Frame 1 (no input): blank canvas, image omitted
Frame 60 (no input): blank canvas, image omitted
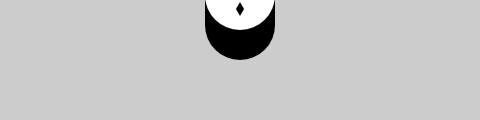
Frame 120 (the mouse pressed at the canvas centre since frame 60)

The p5.js sketch whose frames 1 and 60 were blank and that drew this single picture after the mouse press (run headless with seeded random() and noise() and a simulated clock; from frame 60 on, the mouse is pressed at the canvas centre):

// p5.js sketch
// ── sketch.js
/**
 * From "Getting Started With p5.js" p. 145
 * Credits goeas to Casey Reas and Lauren McCarthy
 **/
function setup() {
    createCanvas(480, 120);
}

function draw() {
    background(204);
    owl(mouseX, mouseY);
    //owl(180, 110);
    //owl(250, 110);
    //owl(320, 110);
  //  owl(390, 110);

}

function owl(x, y) {
    push();
    translate(x, y);
    stroke(0);
    strokeWeight(70);
    line(0, -35, 0, -65); // Body
    noStroke();
    fill(255);
    ellipse(-17.5, -65, 35, 35); // Left eye dome
    ellipse(17.5, -65, 35, 35); // Right eye dome
    arc(0, -65, 70, 70, 0, PI); // Chin
    fill(0);
    ellipse(-14, -65, 8, 8); // Left eye
    ellipse(14, -65, 8, 8); // Right eye
    quad(0, -58, 4, -51, 0, -44, -4, -51); // Beak
    pop();
}
